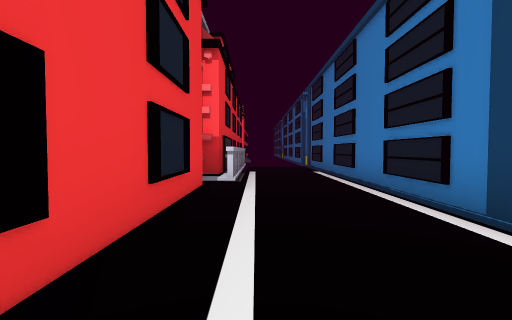
[1] (above)

14 first-person views from a walk through a Unity game level. The camera is 1.4 m above the floor, tilts 2° down and sees 85° across. The floor is counted in squares, 2 m on a side. Each view is taken from the middle of a square. On the plan, view 1 faces up. The plan holds only what a view shows up to about 9 squares ahead; the rest is blank. The place goes on beyond the plan. The player is left out.

[2]
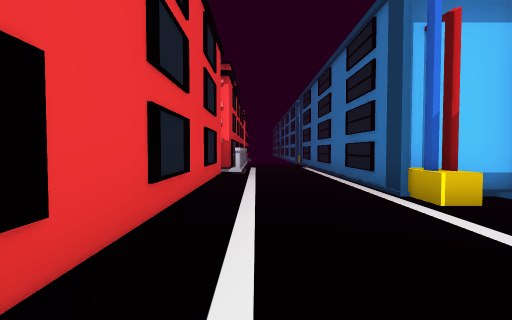

[3]
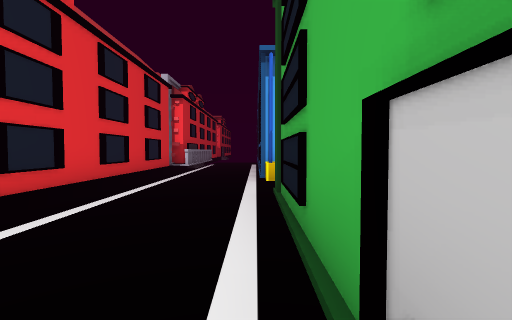

[4]
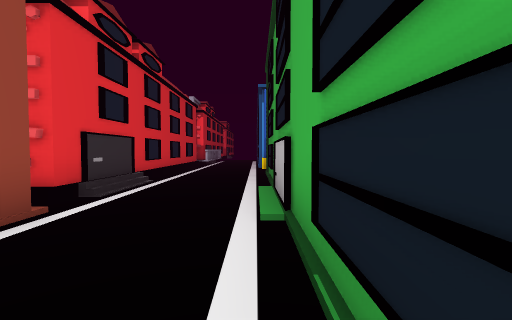

[5]
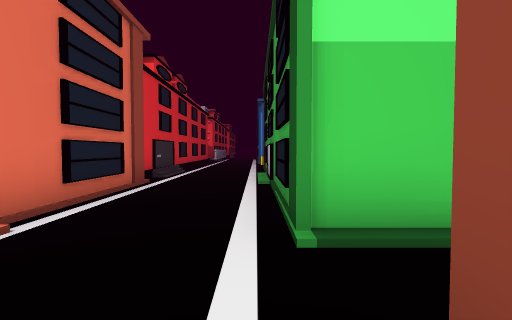

[6]
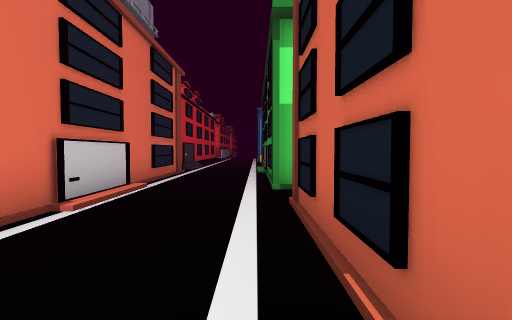

[7]
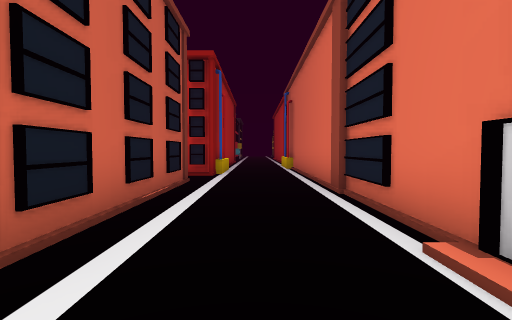

[8]
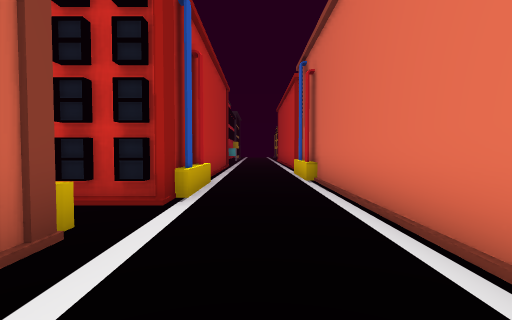

[9]
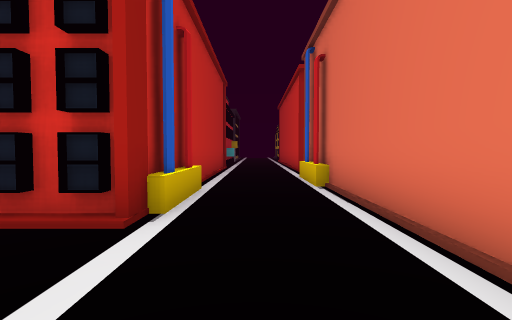

[10]
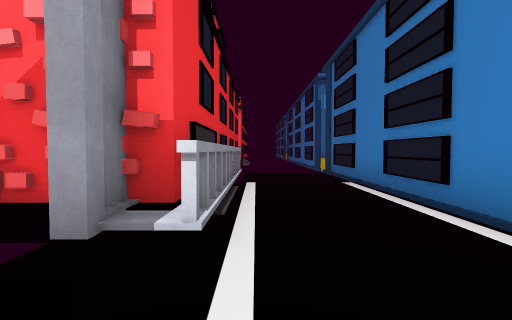

[11]
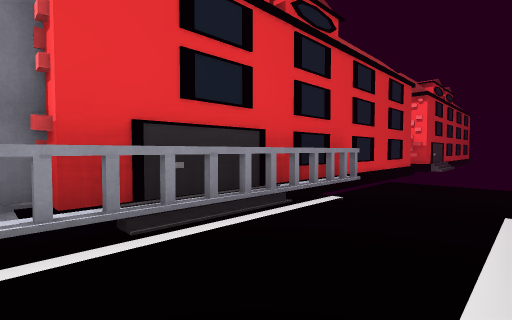

[12]
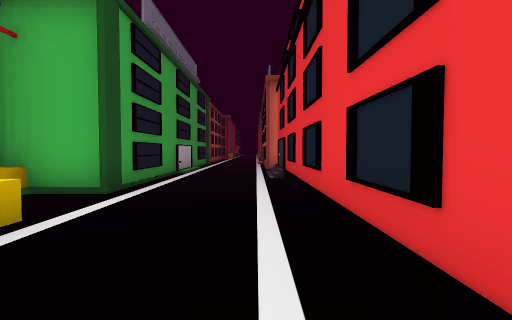

[13]
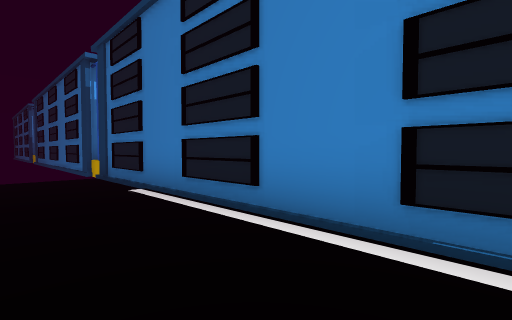

[14]
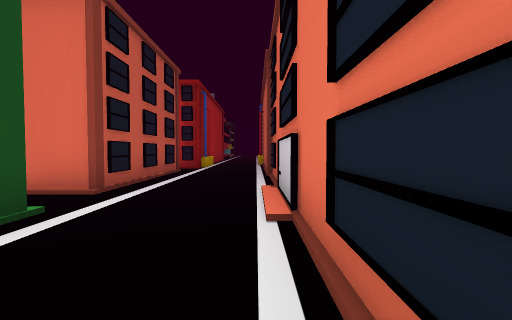

### Floor plan
Points are (right, up) in squares from view 1. A wall is a line through its corners. A room is listed if a view was taken in it or the views show most of it. See-through windows are left out.
Room 1 (views 1, 2, 3, 4, 5, 6, 7, 8, 9, 14)
walls: (3.6, -9.7) (2.4, -9.7) (2.4, -0.2); (-0.4, -6) (-0.4, -22.2); (2.5, -16.5) (2.5, -11.4) (3.6, -11.4); (2.2, -17.7) (3.8, -17.7); (2.2, -18) (2.2, -17.5) (2.9, -17.5); (2.5, -1.6) (2.5, -0.9); (2.4, -19) (2.4, -18); (2.5, -0.6) (4.2, -0.6); (2.4, -19.9) (2.4, -19.1); (-0.7, 1.6) (-0.7, -5.3); (2.4, -22.5) (2.4, -20.2); (4, 2.3) (2.2, 2.3)
low walls: (3.8, -0.6) (3.8, 0); (2, -20) (2, -17.9); (-0.1, -20.1) (-0.1, -22.2); (2.8, 1.4) (2.4, 1.4)
ways out: opening at (0.5, 2.5) to room 2; gap at (4, -10)
Room 2 (views 10, 11, 12, 13)
walls: (2.4, 7.1) (2.4, 9.4); (-0.6, 5.5) (-1.2, 5.5); (2.4, 3.9) (2.4, 6.5); (-0.7, 3.8) (-0.7, 1.6); (2.4, 2.6) (2.4, 3.8); (2.2, 2) (2.2, 11.6); (-0.7, 12.5) (-0.7, 9.4); (2.4, 1.4) (2.4, 2.1)
ways out: opening at (0.5, 2.5) to room 1
objects: other object (-1, 6) to (-1, 9)

Where each view was taken, in squares from view 1:
view 1: 0 up, 0 right, facing up
view 2: 2 down, 0 right, facing up
view 3: 5 down, 2 right, facing up
view 4: 9 down, 2 right, facing up
view 5: 12 down, 2 right, facing up
view 6: 15 down, 2 right, facing up
view 7: 10 down, 1 right, facing down
view 8: 14 down, 1 right, facing down
view 9: 15 down, 1 right, facing down
view 10: 3 up, 0 right, facing up
view 11: 5 up, 2 right, facing up-left
view 12: 4 up, 0 right, facing down
view 13: 4 up, 0 right, facing up-right
view 14: 7 down, 0 right, facing down
